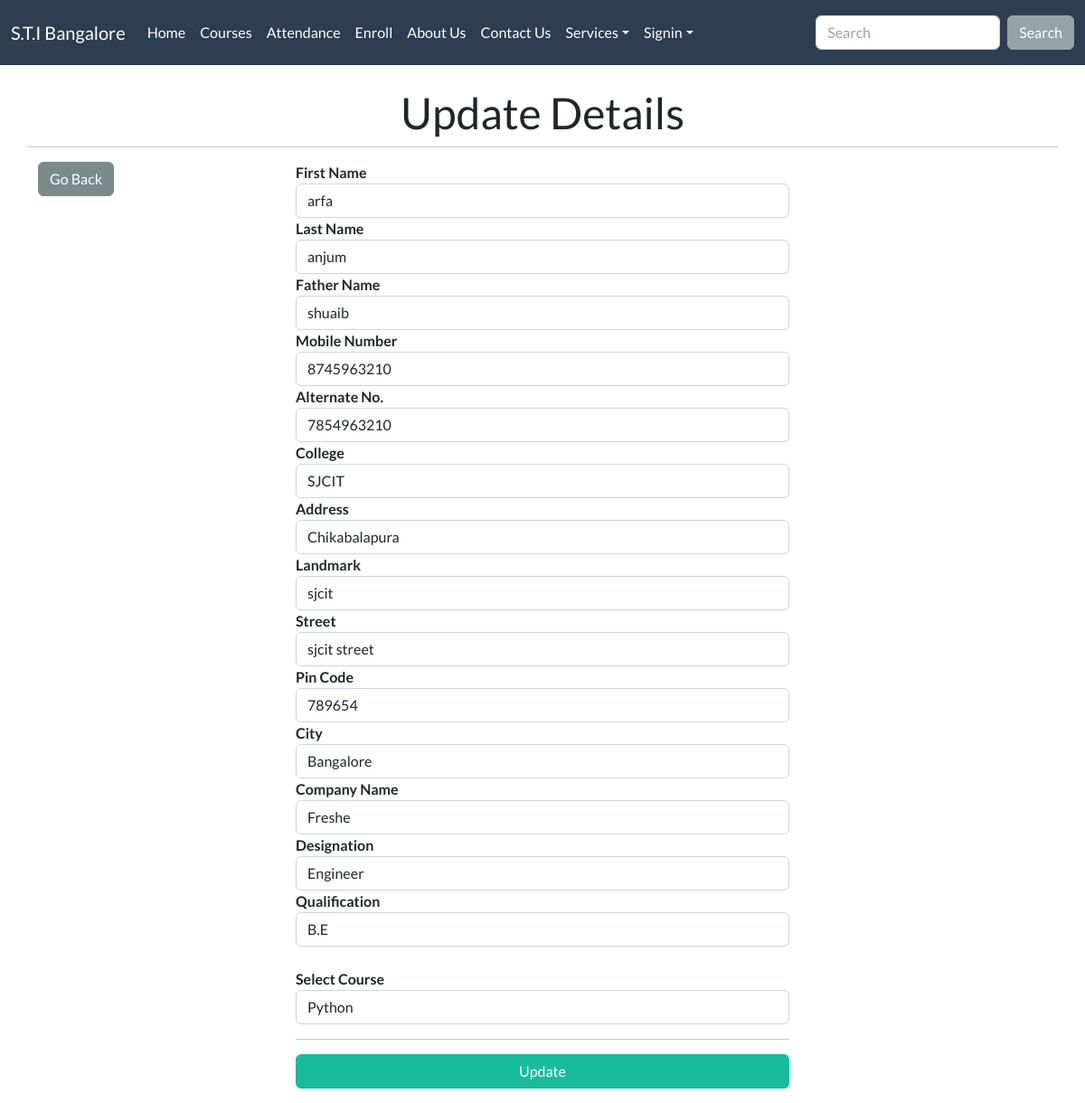
The page /candidateupdate/2/ on the database as committed earlier.
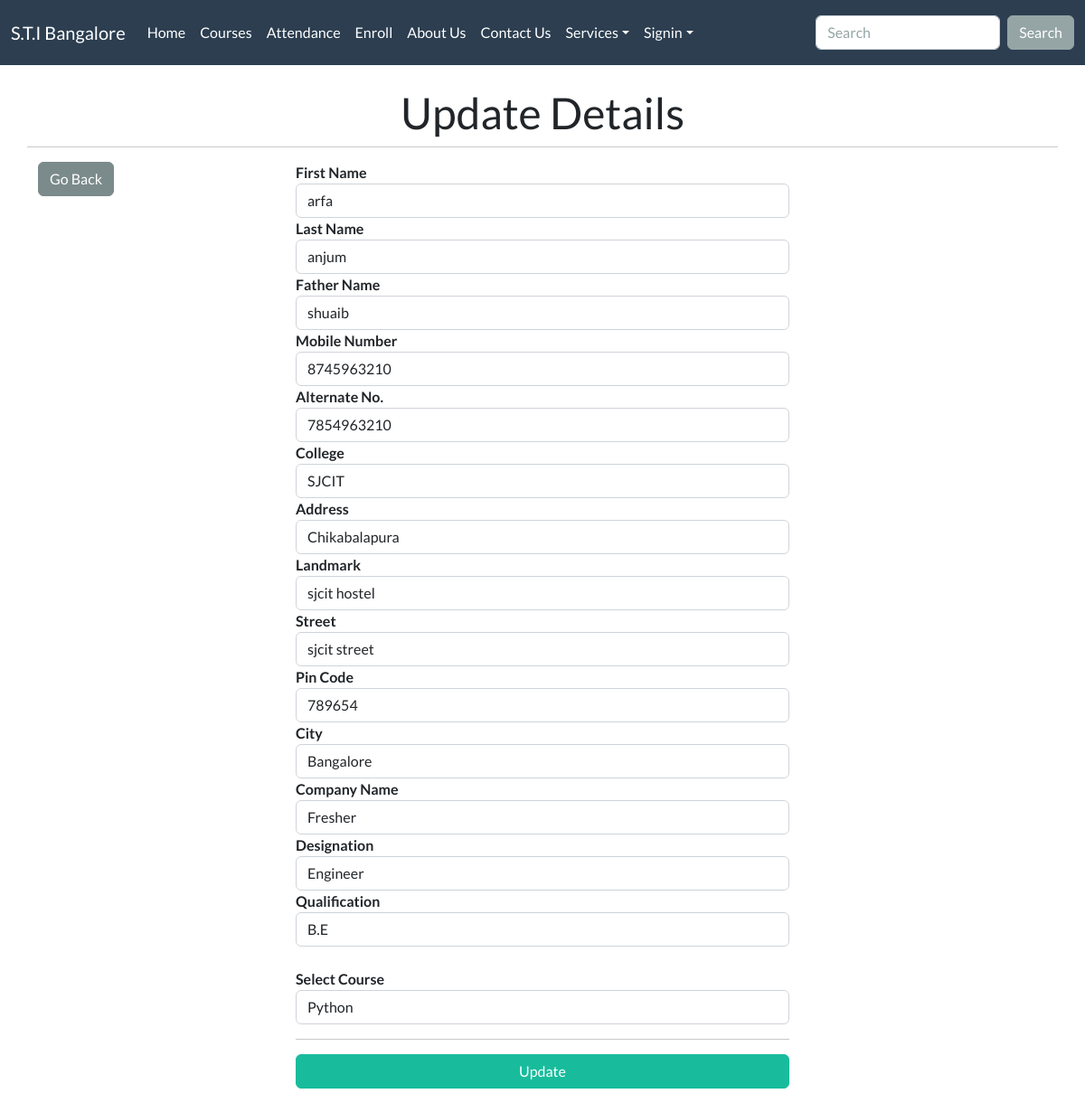
The same page on the database as committed later.
### startupapp/models.py (models this page shows, shortened)
class Register(models.Model):
    candidateId=models.AutoField(primary_key=True)
    firstName=models.CharField(max_length=20)
    lastName=models.CharField(max_length=20)
    fatherName=models.CharField(max_length=20)
    phoneNumber=models.CharField(max_length=14)
    alternateNumber=models.CharField(max_length=14)
    email=models.EmailField(unique=True)
    collegeName=models.CharField(max_length=100)
    address=models.TextField(max_length=150)
    landmark=models.CharField(max_length=100)
    street=models.CharField(max_length=100)
    city=models.CharField(max_length=100)
    pincode=models.IntegerField()
    companyName=models.CharField(max_length=150,blank=True,null=True)
    designation=models.CharField(max_length=150)
    qualification=models.CharField(max_length=100)
    computerKnowledge=models.CharField(max_length=50)
    Course=models.CharField(max_length=150)
    timestamp = models.DateField(auto_now_add=True)
    trainer=models.ForeignKey(Trainer,on_delete=models.DO_NOTHING,null=True)

### startupapp/views.py (the view, shortened to what this page needs)
# urls.py: path('candidateupdate/<id>/',views.candidateupdate,name="candidateupdate"),
def candidateupdate(request,id):
    data=Register.objects.get(candidateId=id)
    courses=Courses.objects.all()
    context={"data":data,"courses":courses}
    return render(request,"updatecandidate.html",context)

### templates/updatecandidate.html (shortened to what the changed rows need)
{% extends 'base.html' %}
{% block body %}
<div class="container mt-4">
    <div class="row">
        <h1 class="text-center">Update Details</h1>
            <div class="col-md-6">
                <form action="/candidateupdate/{{data.candidateId}}/" method="post">{% csrf_token %}
                <div class="form-group">
                    <label for="fname"><b>First Name </b></label>
                    <input type="text" class="form-control" name="fname" value="{{data.firstName}}" id="fname" required>
                </div>
                <div class="form-group">
                    <label for="lname"><b>Last Name </b></label>
                    <input type="text" class="form-control" name="lname" id="lname" value="{{data.lastName}}" required>
                </div>
                <div class="form-group">
                    <label for="fathername"><b>Father Name </b></label>
                    <input type="text" class="form-control" name="fatherName" id="fathername" value="{{data.fatherName}}" required>
                </div>
                <div class="form-group">
                    <label for="phone"><b>Mobile Number </b></label>
                    <input type="tel" class="form-control" name="phone" id="phone" value="{{data.phoneNumber}}" required>
                </div>
                <div class="form-group">
                    <label for="alternateNumber"><b>Alternate No.</b></label>
                    <input type="number" class="form-control" name="alternateNumber" id="alternateNumber" value="{{data.alternateNumber}}" required>
                </div>
                <div class="form-group">
                    <label for="college"><b>College </b></label>
                    <input type="text" name="college" class="form-control" id="college" placeholder="Enter College Name"
                        value="{{data.collegeName}}" required>
                </div>
                <div class="form-group">
                    <label for="addr"><b>Address </b></label>
                    <input class="form-control" type="text" name="addr" id="addr" value="{{data.address}}" required>
                </div>
                <div class="form-group">
                    <label for="landmark"><b>Landmark</b> </label>
                    <input class="form-control" type="text" name="landmark" id="landmark" value="{{data.landmark}}" required>
                </div>
                <div class="form-group">
                    <label for="street"><b>Street</b> </label>
                    <input class="form-control" type="text" name="street" id="street" value="{{data.street}}" required>
                </div>
                <div class="form-group">
                    <label for="pcode"><b>Pin Code</b> </label>
                    <input class="form-control" type="number" name="pcode" id="pcode" value="{{data.pincode}}" required>
                </div>
                <div class="form-group">
                    <label for="city"><b>City</b></label>
                    <input class="form-control" type="text" name="city" id="city" value="{{data.city}}" required>
                </div>
                <div class="form-group">
                    <label for="companyname"> <b>Company Name</b></label>
                    <input type="text" name="companyname" class="form-control" id="companyname" placeholder="Freshers Mention as NA" value="{{data.companyName}}" required>
                </div>
                <div class="form-group">
                    <label for="Designation"><b>Designation</b></label>
                    <input class="form-control" type="text" name="Designation" id="Designation" value="{{data.designation}}" required>
                </div>
                <div class="form-group">
                    <label for="Qualification"><b>Qualification</b></label>
                    <input class="form-control" type="text" name="Qualification" id="Qualification" value="{{data.qualification}}" required>
                </div>
    <br>
                <div class="form-group">
                    <label for="scourse"><b>Select Course</b></label>
                    <select class="form-control" id="scourse" name="scourse"  required>
                <option value="{{data.Course}}">{{data.Course}}</option>
                    </select>
                  </div>
            </form>
            </div>
    </div>
</div>
{% endblock body %}

Rows that differ between the two databases and show on the page:
changed Register "arfa": landmark "sjcit" → "sjcit hostel"; companyname "Freshe" → "Fresher"
